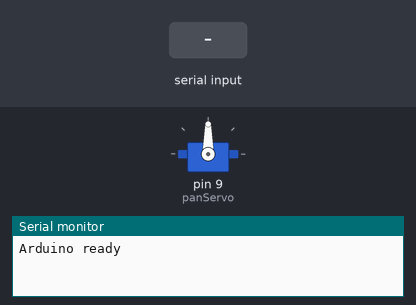
The sketch below on a simulated Arduino Uno, built with avr-gcc and run on an emulated ATmega328P. Parts: servo, the last lines printed to the serial monitor. Inputs (shaded band) come from the test bench.

Above: at 1.2 s.
1.3 s: "PAN:90\n" received over Serial
At 1.6 s:
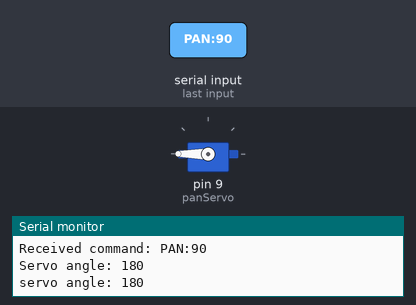
2.8 s: "RIGHT\n" received over Serial
At 3.9 s:
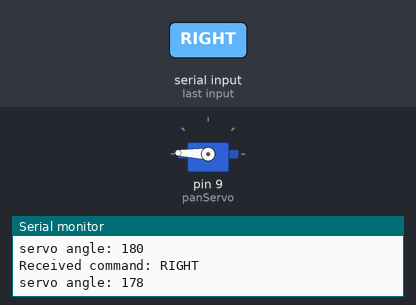
4.3 s: "LEFT\n" received over Serial
At 5.0 s:
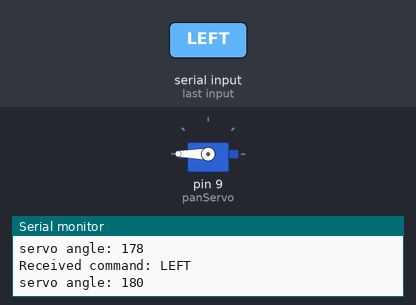
Timing chart, 0 to 7.3 s (numbered marks = the images above; inputs shaded):
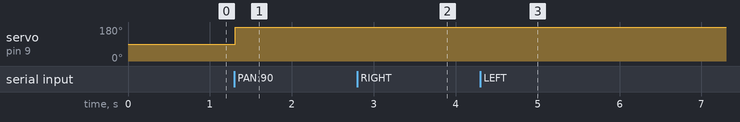

Measured:
- after the input at 1.3 s, servo on pin 9 (panServo): 90° → 180° at once
- after the input at 2.8 s, servo on pin 9 (panServo): 180° → 178° at once
- after the input at 4.3 s, servo on pin 9 (panServo): 178° → 180° at once

The sketch:

servo_pan.ino
```cpp
#include <Servo.h>

Servo panServo;

int servoAngle = 90;

void setup() {
  Serial.begin(9600);

  panServo.attach(9);
  panServo.write(servoAngle);

  Serial.println("Arduino ready");
}

void loop() {
  if(Serial.available() > 0) {
    String command = Serial.readStringUntil('\n');
    command.trim();

    Serial.print("Received command: ");
    Serial.println(command);

    if(command == "LEFT") {
      servoAngle += 2;
    } else if (command == "RIGHT") {
      servoAngle -= 2;
    } else if (command == "CENTER") {
      // do nothing
    } else if (command.startsWith("PAN:")) {
      int delta = command.substring(4).toInt();

      servoAngle += delta;
      servoAngle = constrain(servoAngle, 0, 180);

      panServo.write(servoAngle);

      Serial.print("Servo angle: ");
      Serial.println(servoAngle);
    } else {
      Serial.print("Unknown command: ");
      Serial.println(command);
    }

    servoAngle = constrain(servoAngle, 0, 180);
    panServo.write(servoAngle);

    Serial.print("servo angle: ");
    Serial.println(servoAngle);
  }
}
```
